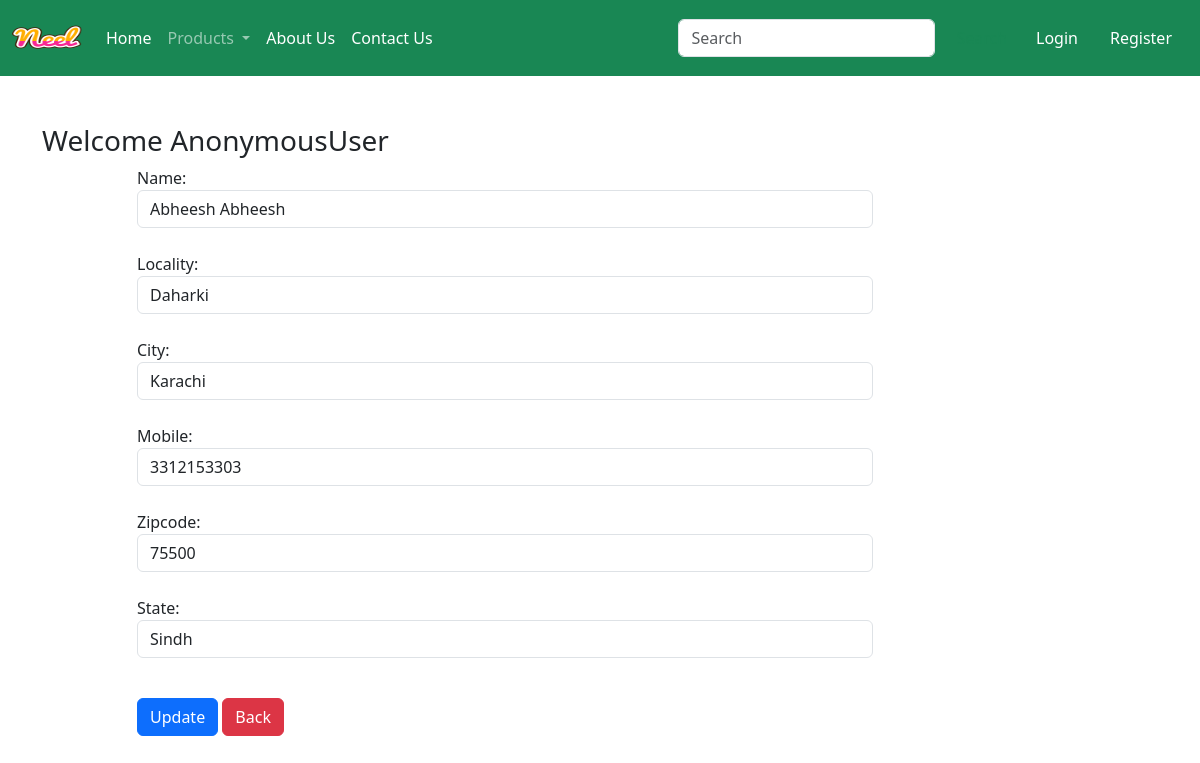
Screenshot of /updateAddress/1 with the database file from the repository.
### app/models.py (models this page shows, shortened)
class Customer(models.Model):
    user = models.ForeignKey(User, on_delete=models.CASCADE)
    name = models.CharField(max_length=200)
    locality = models.CharField(max_length=200)
    city = models.CharField(max_length=50)
    mobile = models.IntegerField(default=0)
    zipcode = models.IntegerField()
    state = models.CharField(choices=STATE_CHOICES, max_length=100)

### app/views.py (the view, shortened to what this page needs)
# urls.py: path("updateAddress/<int:pk>", views.updateAddress.as_view(), name="updateAddress"),
class updateAddress(View):
    def get(self, req, pk):
        add = Customer.objects.get(pk=pk)
        form = CustomerProfileForm(instance=add)
        return render(req, "app/updateaddress.html", locals())

### app/forms.py
class CustomerProfileForm(forms.ModelForm):
    class Meta:
        model = Customer
        fields = ["name", "locality", "city", "mobile", "zipcode", "state"]
        widgets = {
            "name": forms.TextInput(attrs={"class": "form-control"}),
            "locality": forms.TextInput(attrs={"class": "form-control"}),
            "city": forms.TextInput(attrs={"class": "form-control"}),
            "mobile": forms.NumberInput(attrs={"class": "form-control"}),
            "zipcode": forms.NumberInput(attrs={"class": "form-control"}),
            "state": forms.TextInput(attrs={"class": "form-control"}),
        }

### app/templates/app/updateaddress.html (shortened to what this page needs)
{% extends "app/base.html" %}
{% load static %}
{% block main %}
    <div class="container my-5">
        <div class="row">
            <h3>Welcome <span class="text-capitalize">{{req.user}}</span></h3>
            <div class="col-sm-8 offset-sm-1">
                <form action="" method="post">
                    {% for fm in form %}
                        {{fm.label_tag}} {{fm}}
                        <br>
                    {% endfor %}
                    <div class="col-12 mt-3">
                        <button type="submit" class="btn btn-primary">Update</button>
                        <a href="{% url 'address' %}" type="button" class="btn btn-danger">Back</a>
                    </div>
                </form>
            </div>
        </div>
    </div>
{% endblock main %}

### rows the page displays
Customer: form "Abheesh Abheesh" "Daharki" "Karachi" "3312153303" "75500" "Sindh"

### other values shown
{{ req.user }} "AnonymousUser"
{{ fm.label_tag }} "Name:" "Locality:" "City:" "Mobile:" "Zipcode:" "State:"
